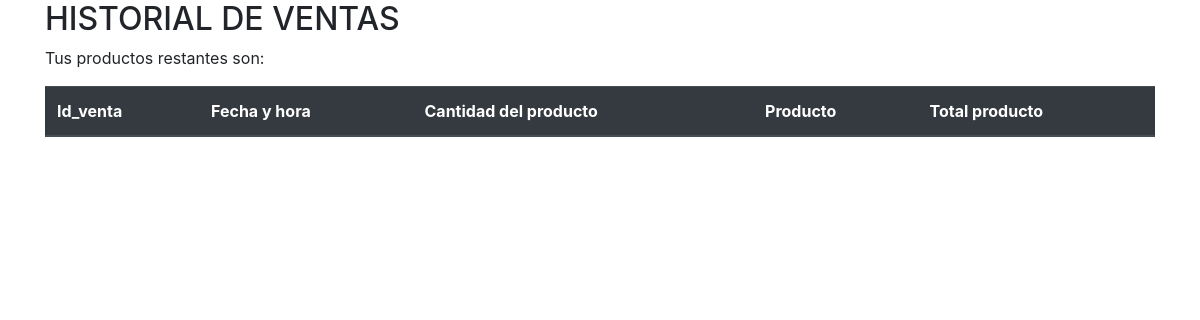
Before: /tienda_php/historial_venta.php with the older database file.
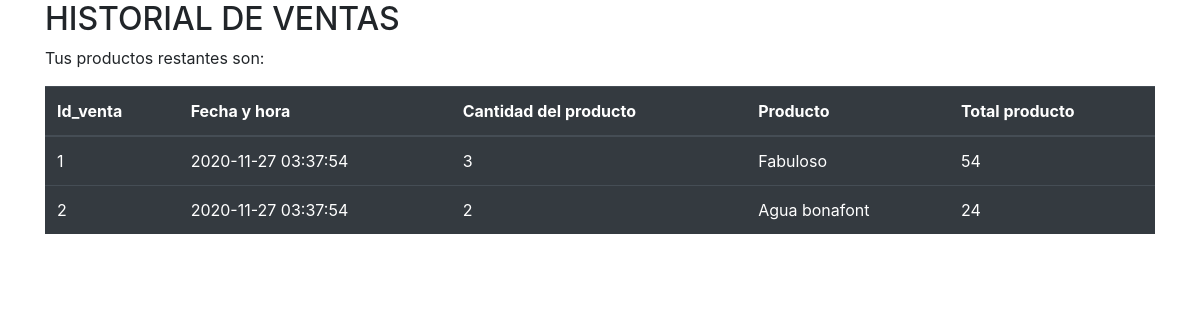
After: the same page with the newer database file.
### tables this page shows
CREATE TABLE ticket(
       id_venta integer  not null primary key AUTOINCREMENT not null,
       fecha_hora TIMESTAMP DEFAULT CURRENT_TIMESTAMP not null,
       cantidad_producto varchar (25) not null ,
       producto varchar (300) not null ,
       total_producto  decimal (11,2) not null
);

### tienda_php/historial_venta.php (the view, shortened to what this page needs)
<?php
    $db = new SQLite3("../tienda.db");
    $resultado = $db->query("SELECT * from ticket;");
?>
<!DOCTYPE html>
<html lang="es">
<head>
  <link rel="stylesheet" href="https://maxcdn.bootstrapcdn.com/bootstrap/4.5.2/css/bootstrap.min.css">
</head>
<body>
<div class="container">
  <h2>HISTORIAL DE VENTAS</h2>
  <p>Tus productos restantes son:</p>
  <table class="table table-dark">
    <thead>
        <tr>
            <th>Id_venta</th>
            <th>Fecha y hora</th>
            <th>Cantidad del producto</th>
            <th>Producto</th>
            <th>Total producto</th>
        </tr>
    </thead>
    <tbody>
                     <?php
                        while ($row = $resultado->fetchArray())
                        {
                    ?>
                                <tr>
                                    <td><?php echo $row['id_venta']?></td>
                                    <td><?php echo $row['fecha_hora']?></td>
                                    <td><?php echo $row['cantidad_producto']?></td>
                                    <td><?php echo $row['producto']?></td>
                                    <td><?php echo $row['total_producto']?></td>
                                </tr>
                    <?php
                        }
                    ?>
    </tbody>
  </table>
</div>
</body>
</html>

Changed rows visible on the page:
added ticket: id_venta "1", fecha_hora "2020-11-27 03:37:54", cantidad_producto "3", producto "Fabuloso", total_producto "54"
added ticket: id_venta "2", fecha_hora "2020-11-27 03:37:54", cantidad_producto "2", producto "Agua bonafont", total_producto "24"
